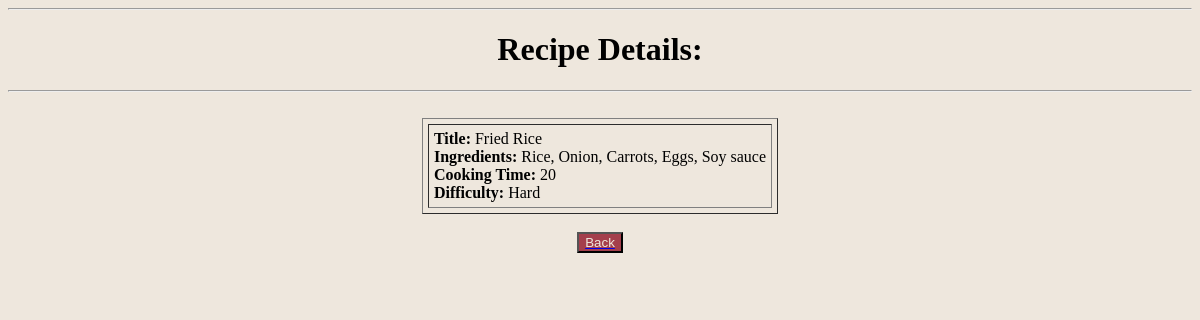
/list/3 (signed in), run on the app's committed database.
### recipes/models.py (models this page shows, shortened)
class Recipe(models.Model):
    name= models.CharField(max_length=50)
    ingredients= models.CharField(
        max_length=225,
        help_text="Enter the ingredients , separated by a comma."
    )
    cooking_time= models.IntegerField()
    difficulty= None
    pic= models.ImageField(upload_to='recipes', default='no_picture.jpg')
    @property
    def difficulty(self):
        ingredients = self.ingredients.split(", ")
        if self.cooking_time < 10 and len(ingredients) < 4:
            return "Easy"
        elif self.cooking_time < 10 and len(ingredients) >= 4:
            return "Medium"
        elif self.cooking_time >= 10 and len(ingredients) < 4:
            return "Intermediate"
        elif self.cooking_time >= 10 and len(ingredients) >= 4:
            return "Hard"
        return "Unknown"

### recipes/views.py (the view)
# urls.py: path('list/<pk>', RecipeDetailView.as_view(), name='detail'),
class RecipeDetailView(LoginRequiredMixin, DetailView):
    model = Recipe
    template_name = 'recipes/recipe-detail.html'

### recipes/templates/recipes/recipe-detail.html (shortened to what this page needs)
{% load static %}
<!DOCTYPE html>
<html>
    <head>
    </head>
    <body class="container">
        <hr>
        <h1 style="text-align: center;">Recipe Details: </h1>
        <hr>
        <br>
        <table border="1" cellpadding="5" cellspacing="5" style="margin: 0px auto;">
            <tr>
                <td>
                    <b>Title: </b> {{object.name}} <br>
                    <b>Ingredients: </b> {{object.ingredients}} <br>
                    <b>Cooking Time: </b> {{object.cooking_time}} <br>
                    <b>Difficulty: </b> {{object.difficulty}} <br>
                </td>
            </tr>
        </table>
        <br>
        <a href="{% url 'recipes:list' %}">
            <button type="button" class="center back-button">Back</button>
        </a>
    </body>
</html>

### recipes/templates/recipes/recipe-detail.html (style rules this page uses)
.center { display: block; margin-left: auto; margin-right: auto; }
.container { background-color: #eee7dd; }
.back-button { background-color: #a43f4c; color: #eee7dd; }

### data on the page
Recipe: name "Fried Rice", ingredients "Rice, Onion, Carrots, Eggs, Soy sauce", cooking_time "20", difficulty "Hard"
